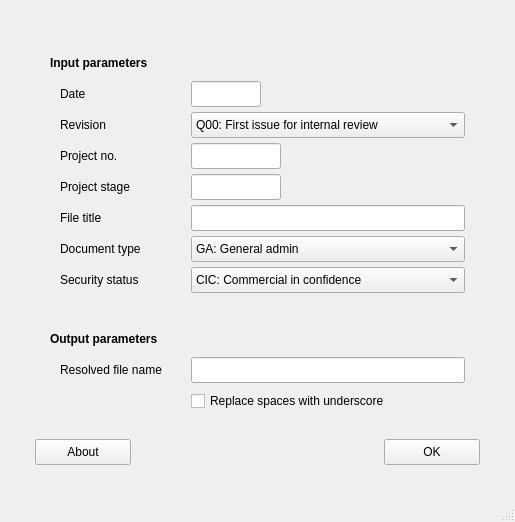
<?xml version="1.0" encoding="UTF-8"?>
<ui version="4.0">
 <class>MainWindow</class>
 <widget class="QMainWindow" name="MainWindow">
  <property name="geometry">
   <rect>
    <x>0</x>
    <y>0</y>
    <width>494</width>
    <height>522</height>
   </rect>
  </property>
  <property name="windowTitle">
   <string>MainWindow</string>
  </property>
  <property name="toolTip">
   <string/>
  </property>
  <property name="statusTip">
   <string/>
  </property>
  <widget class="QWidget" name="centralwidget">
   <layout class="QGridLayout" name="gridLayout">
    <property name="leftMargin">
     <number>35</number>
    </property>
    <property name="topMargin">
     <number>35</number>
    </property>
    <property name="rightMargin">
     <number>35</number>
    </property>
    <property name="bottomMargin">
     <number>35</number>
    </property>
    <property name="spacing">
     <number>0</number>
    </property>
    <item row="0" column="0">
     <widget class="QWidget" name="widget_2" native="true">
      <property name="sizePolicy">
       <sizepolicy hsizetype="Minimum" vsizetype="Minimum">
        <horstretch>0</horstretch>
        <verstretch>0</verstretch>
       </sizepolicy>
      </property>
      <layout class="QVBoxLayout" name="verticalLayout">
       <property name="spacing">
        <number>0</number>
       </property>
       <property name="leftMargin">
        <number>0</number>
       </property>
       <property name="topMargin">
        <number>0</number>
       </property>
       <property name="rightMargin">
        <number>0</number>
       </property>
       <property name="bottomMargin">
        <number>0</number>
       </property>
       <item>
        <widget class="QFrame" name="frame_userio">
         <layout class="QVBoxLayout" name="verticalLayout_2">
          <property name="spacing">
           <number>0</number>
          </property>
          <property name="leftMargin">
           <number>15</number>
          </property>
          <property name="topMargin">
           <number>15</number>
          </property>
          <property name="rightMargin">
           <number>15</number>
          </property>
          <property name="bottomMargin">
           <number>15</number>
          </property>
          <item>
           <widget class="QLabel" name="label_21">
            <property name="minimumSize">
             <size>
              <width>121</width>
              <height>26</height>
             </size>
            </property>
            <property name="maximumSize">
             <size>
              <width>16777215</width>
              <height>26</height>
             </size>
            </property>
            <property name="toolTip">
             <string>Date in YYMMDD (i.e. 201231) or YYYYMMDD (i.e. 20201231) format.</string>
            </property>
            <property name="statusTip">
             <string>Date in YYMMDD (i.e. 201231) or YYYYMMDD (i.e. 20201231) format.</string>
            </property>
            <property name="text">
             <string>&lt;b&gt;Input parameters&lt;b&gt;</string>
            </property>
            <property name="alignment">
             <set>Qt::AlignLeading|Qt::AlignLeft|Qt::AlignVCenter</set>
            </property>
           </widget>
          </item>
          <item>
           <spacer name="verticalSpacer_4">
            <property name="orientation">
             <enum>Qt::Vertical</enum>
            </property>
            <property name="sizeType">
             <enum>QSizePolicy::Fixed</enum>
            </property>
            <property name="sizeHint" stdset="0">
             <size>
              <width>20</width>
              <height>5</height>
             </size>
            </property>
           </spacer>
          </item>
          <item>
           <layout class="QHBoxLayout" name="horizontalLayout">
            <property name="spacing">
             <number>0</number>
            </property>
            <item>
             <spacer name="horizontalSpacer_2">
              <property name="orientation">
               <enum>Qt::Horizontal</enum>
              </property>
              <property name="sizeType">
               <enum>QSizePolicy::Fixed</enum>
              </property>
              <property name="sizeHint" stdset="0">
               <size>
                <width>10</width>
                <height>20</height>
               </size>
              </property>
             </spacer>
            </item>
            <item>
             <layout class="QFormLayout" name="formLayout">
              <property name="horizontalSpacing">
               <number>10</number>
              </property>
              <property name="verticalSpacing">
               <number>5</number>
              </property>
              <item row="0" column="0">
               <widget class="QLabel" name="label_16">
                <property name="minimumSize">
                 <size>
                  <width>121</width>
                  <height>26</height>
                 </size>
                </property>
                <property name="maximumSize">
                 <size>
                  <width>121</width>
                  <height>26</height>
                 </size>
                </property>
                <property name="toolTip">
                 <string>Date in YYMMDD (i.e. 201231) or YYYYMMDD (i.e. 20201231) format.</string>
                </property>
                <property name="statusTip">
                 <string>Date in YYMMDD (i.e. 201231) or YYYYMMDD (i.e. 20201231) format.</string>
                </property>
                <property name="text">
                 <string>Date</string>
                </property>
                <property name="alignment">
                 <set>Qt::AlignLeading|Qt::AlignLeft|Qt::AlignVCenter</set>
                </property>
               </widget>
              </item>
              <item row="0" column="1">
               <widget class="QLineEdit" name="lineEdit_1_date">
                <property name="minimumSize">
                 <size>
                  <width>0</width>
                  <height>26</height>
                 </size>
                </property>
                <property name="maximumSize">
                 <size>
                  <width>70</width>
                  <height>26</height>
                 </size>
                </property>
                <property name="text">
                 <string/>
                </property>
               </widget>
              </item>
              <item row="1" column="0">
               <widget class="QLabel" name="label_15">
                <property name="minimumSize">
                 <size>
                  <width>121</width>
                  <height>26</height>
                 </size>
                </property>
                <property name="maximumSize">
                 <size>
                  <width>121</width>
                  <height>26</height>
                 </size>
                </property>
                <property name="toolTip">
                 <string>Revision indicator.</string>
                </property>
                <property name="statusTip">
                 <string>Revision indicator.</string>
                </property>
                <property name="text">
                 <string>Revision</string>
                </property>
                <property name="alignment">
                 <set>Qt::AlignLeading|Qt::AlignLeft|Qt::AlignVCenter</set>
                </property>
               </widget>
              </item>
              <item row="1" column="1">
               <widget class="QComboBox" name="comboBox_2_revision">
                <property name="minimumSize">
                 <size>
                  <width>0</width>
                  <height>26</height>
                 </size>
                </property>
                <property name="maximumSize">
                 <size>
                  <width>16777215</width>
                  <height>26</height>
                 </size>
                </property>
                <item>
                 <property name="text">
                  <string>Q00: First issue for internal review</string>
                 </property>
                </item>
                <item>
                 <property name="text">
                  <string>Q01: Reviewer's comments</string>
                 </property>
                </item>
                <item>
                 <property name="text">
                  <string>Q02: Authoriser's comments</string>
                 </property>
                </item>
                <item>
                 <property name="text">
                  <string>D00: First issue to others for comment</string>
                 </property>
                </item>
                <item>
                 <property name="text">
                  <string>D01: Sub-sequent external reviews</string>
                 </property>
                </item>
                <item>
                 <property name="text">
                  <string>R00: First issue</string>
                 </property>
                </item>
                <item>
                 <property name="text">
                  <string>R01: Second issue</string>
                 </property>
                </item>
               </widget>
              </item>
              <item row="2" column="0">
               <widget class="QLabel" name="label_14">
                <property name="minimumSize">
                 <size>
                  <width>121</width>
                  <height>26</height>
                 </size>
                </property>
                <property name="maximumSize">
                 <size>
                  <width>121</width>
                  <height>26</height>
                 </size>
                </property>
                <property name="toolTip">
                 <string>Project number.</string>
                </property>
                <property name="statusTip">
                 <string>Project number.</string>
                </property>
                <property name="text">
                 <string>Project no.</string>
                </property>
                <property name="alignment">
                 <set>Qt::AlignLeading|Qt::AlignLeft|Qt::AlignVCenter</set>
                </property>
               </widget>
              </item>
              <item row="2" column="1">
               <widget class="QLineEdit" name="lineEdit_3_project_no">
                <property name="minimumSize">
                 <size>
                  <width>0</width>
                  <height>26</height>
                 </size>
                </property>
                <property name="maximumSize">
                 <size>
                  <width>90</width>
                  <height>26</height>
                 </size>
                </property>
                <property name="text">
                 <string/>
                </property>
               </widget>
              </item>
              <item row="3" column="0">
               <widget class="QLabel" name="label_17">
                <property name="minimumSize">
                 <size>
                  <width>121</width>
                  <height>26</height>
                 </size>
                </property>
                <property name="maximumSize">
                 <size>
                  <width>121</width>
                  <height>26</height>
                 </size>
                </property>
                <property name="toolTip">
                 <string>Project stage.</string>
                </property>
                <property name="statusTip">
                 <string>Project stage.</string>
                </property>
                <property name="text">
                 <string>Project stage</string>
                </property>
                <property name="alignment">
                 <set>Qt::AlignLeading|Qt::AlignLeft|Qt::AlignVCenter</set>
                </property>
               </widget>
              </item>
              <item row="3" column="1">
               <widget class="QLineEdit" name="lineEdit_4_project_stage">
                <property name="minimumSize">
                 <size>
                  <width>0</width>
                  <height>26</height>
                 </size>
                </property>
                <property name="maximumSize">
                 <size>
                  <width>90</width>
                  <height>26</height>
                 </size>
                </property>
                <property name="text">
                 <string/>
                </property>
               </widget>
              </item>
              <item row="4" column="0">
               <widget class="QLabel" name="label_18">
                <property name="minimumSize">
                 <size>
                  <width>121</width>
                  <height>26</height>
                 </size>
                </property>
                <property name="maximumSize">
                 <size>
                  <width>121</width>
                  <height>26</height>
                 </size>
                </property>
                <property name="toolTip">
                 <string>File title in plain English.</string>
                </property>
                <property name="statusTip">
                 <string>File title in plain English.</string>
                </property>
                <property name="text">
                 <string>File title</string>
                </property>
                <property name="alignment">
                 <set>Qt::AlignLeading|Qt::AlignLeft|Qt::AlignVCenter</set>
                </property>
               </widget>
              </item>
              <item row="4" column="1">
               <widget class="QLineEdit" name="lineEdit_5_title">
                <property name="minimumSize">
                 <size>
                  <width>200</width>
                  <height>26</height>
                 </size>
                </property>
                <property name="maximumSize">
                 <size>
                  <width>16777215</width>
                  <height>26</height>
                 </size>
                </property>
                <property name="text">
                 <string/>
                </property>
               </widget>
              </item>
              <item row="5" column="0">
               <widget class="QLabel" name="label_19">
                <property name="minimumSize">
                 <size>
                  <width>121</width>
                  <height>26</height>
                 </size>
                </property>
                <property name="maximumSize">
                 <size>
                  <width>121</width>
                  <height>26</height>
                 </size>
                </property>
                <property name="toolTip">
                 <string>Document type.</string>
                </property>
                <property name="statusTip">
                 <string>Document type.</string>
                </property>
                <property name="text">
                 <string>Document type</string>
                </property>
                <property name="alignment">
                 <set>Qt::AlignLeading|Qt::AlignLeft|Qt::AlignVCenter</set>
                </property>
               </widget>
              </item>
              <item row="5" column="1">
               <widget class="QComboBox" name="comboBox_6_type">
                <property name="minimumSize">
                 <size>
                  <width>0</width>
                  <height>26</height>
                 </size>
                </property>
                <property name="maximumSize">
                 <size>
                  <width>16777215</width>
                  <height>26</height>
                 </size>
                </property>
                <item>
                 <property name="text">
                  <string>GA: General admin</string>
                 </property>
                </item>
                <item>
                 <property name="text">
                  <string>MD: Marketing</string>
                 </property>
                </item>
                <item>
                 <property name="text">
                  <string>FP: Fee proposal</string>
                 </property>
                </item>
                <item>
                 <property name="text">
                  <string>LT: Letter</string>
                 </property>
                </item>
                <item>
                 <property name="text">
                  <string>DN: Design note</string>
                 </property>
                </item>
                <item>
                 <property name="text">
                  <string>OF: Outline strategy</string>
                 </property>
                </item>
                <item>
                 <property name="text">
                  <string>DF: Detailed strategy</string>
                 </property>
                </item>
                <item>
                 <property name="text">
                  <string>RF: Retrospective strategy</string>
                 </property>
                </item>
                <item>
                 <property name="text">
                  <string>FA: Fire risk assessment</string>
                 </property>
                </item>
                <item>
                 <property name="text">
                  <string>FS: Fire survey report</string>
                 </property>
                </item>
                <item>
                 <property name="text">
                  <string>FN: File note</string>
                 </property>
                </item>
                <item>
                 <property name="text">
                  <string>MN: Meeting notes</string>
                 </property>
                </item>
                <item>
                 <property name="text">
                  <string>CS: Calculation sheet</string>
                 </property>
                </item>
                <item>
                 <property name="text">
                  <string>SK: Sketch</string>
                 </property>
                </item>
                <item>
                 <property name="text">
                  <string>DW: Drawing</string>
                 </property>
                </item>
                <item>
                 <property name="text">
                  <string>XO: Expert opinion</string>
                 </property>
                </item>
               </widget>
              </item>
              <item row="6" column="0">
               <widget class="QLabel" name="label_20">
                <property name="minimumSize">
                 <size>
                  <width>121</width>
                  <height>26</height>
                 </size>
                </property>
                <property name="maximumSize">
                 <size>
                  <width>121</width>
                  <height>26</height>
                 </size>
                </property>
                <property name="toolTip">
                 <string>Security status.</string>
                </property>
                <property name="statusTip">
                 <string>Security status.</string>
                </property>
                <property name="text">
                 <string>Security status</string>
                </property>
                <property name="alignment">
                 <set>Qt::AlignLeading|Qt::AlignLeft|Qt::AlignVCenter</set>
                </property>
               </widget>
              </item>
              <item row="6" column="1">
               <widget class="QComboBox" name="comboBox_7_security_status">
                <property name="minimumSize">
                 <size>
                  <width>0</width>
                  <height>26</height>
                 </size>
                </property>
                <property name="maximumSize">
                 <size>
                  <width>16777215</width>
                  <height>26</height>
                 </size>
                </property>
                <item>
                 <property name="text">
                  <string>CIC: Commercial in confidence</string>
                 </property>
                </item>
                <item>
                 <property name="text">
                  <string>WPC: Without prejudice and confidential</string>
                 </property>
                </item>
                <item>
                 <property name="text">
                  <string>SDS: Secure document</string>
                 </property>
                </item>
                <item>
                 <property name="text">
                  <string>FID: Free issue document (no security status)</string>
                 </property>
                </item>
               </widget>
              </item>
             </layout>
            </item>
           </layout>
          </item>
          <item>
           <spacer name="verticalSpacer_2">
            <property name="orientation">
             <enum>Qt::Vertical</enum>
            </property>
            <property name="sizeType">
             <enum>QSizePolicy::Fixed</enum>
            </property>
            <property name="sizeHint" stdset="0">
             <size>
              <width>20</width>
              <height>10</height>
             </size>
            </property>
           </spacer>
          </item>
          <item>
           <widget class="QLabel" name="label_22">
            <property name="minimumSize">
             <size>
              <width>121</width>
              <height>26</height>
             </size>
            </property>
            <property name="maximumSize">
             <size>
              <width>16777215</width>
              <height>26</height>
             </size>
            </property>
            <property name="toolTip">
             <string>Date in YYMMDD (i.e. 201231) or YYYYMMDD (i.e. 20201231) format.</string>
            </property>
            <property name="statusTip">
             <string>Date in YYMMDD (i.e. 201231) or YYYYMMDD (i.e. 20201231) format.</string>
            </property>
            <property name="text">
             <string>&lt;b&gt;Output parameters&lt;/b&gt;</string>
            </property>
            <property name="alignment">
             <set>Qt::AlignLeading|Qt::AlignLeft|Qt::AlignVCenter</set>
            </property>
           </widget>
          </item>
          <item>
           <spacer name="verticalSpacer_3">
            <property name="orientation">
             <enum>Qt::Vertical</enum>
            </property>
            <property name="sizeType">
             <enum>QSizePolicy::Fixed</enum>
            </property>
            <property name="sizeHint" stdset="0">
             <size>
              <width>20</width>
              <height>5</height>
             </size>
            </property>
           </spacer>
          </item>
          <item>
           <layout class="QHBoxLayout" name="horizontalLayout_3">
            <property name="spacing">
             <number>0</number>
            </property>
            <item>
             <spacer name="horizontalSpacer_3">
              <property name="orientation">
               <enum>Qt::Horizontal</enum>
              </property>
              <property name="sizeType">
               <enum>QSizePolicy::Fixed</enum>
              </property>
              <property name="sizeHint" stdset="0">
               <size>
                <width>10</width>
                <height>20</height>
               </size>
              </property>
             </spacer>
            </item>
            <item>
             <layout class="QGridLayout" name="gridLayout_2">
              <property name="horizontalSpacing">
               <number>10</number>
              </property>
              <property name="verticalSpacing">
               <number>5</number>
              </property>
              <item row="0" column="1">
               <widget class="QLineEdit" name="lineEdit_out_result">
                <property name="minimumSize">
                 <size>
                  <width>0</width>
                  <height>26</height>
                 </size>
                </property>
                <property name="maximumSize">
                 <size>
                  <width>16777215</width>
                  <height>26</height>
                 </size>
                </property>
                <property name="toolTip">
                 <string>Composed file name.</string>
                </property>
                <property name="statusTip">
                 <string>Composed file name.</string>
                </property>
               </widget>
              </item>
              <item row="0" column="0">
               <widget class="QLabel" name="label_23">
                <property name="minimumSize">
                 <size>
                  <width>121</width>
                  <height>26</height>
                 </size>
                </property>
                <property name="maximumSize">
                 <size>
                  <width>121</width>
                  <height>26</height>
                 </size>
                </property>
                <property name="toolTip">
                 <string>Security status.</string>
                </property>
                <property name="statusTip">
                 <string>Security status.</string>
                </property>
                <property name="text">
                 <string>Resolved file name</string>
                </property>
                <property name="alignment">
                 <set>Qt::AlignLeading|Qt::AlignLeft|Qt::AlignVCenter</set>
                </property>
               </widget>
              </item>
              <item row="1" column="1">
               <widget class="QCheckBox" name="checkBox_replace_spaces">
                <property name="maximumSize">
                 <size>
                  <width>16777215</width>
                  <height>26</height>
                 </size>
                </property>
                <property name="toolTip">
                 <string>Replace all spaces in the file name with underscore `_`.</string>
                </property>
                <property name="statusTip">
                 <string>Replace all spaces in the file name with underscore `_`.</string>
                </property>
                <property name="text">
                 <string>Replace spaces with underscore</string>
                </property>
               </widget>
              </item>
             </layout>
            </item>
           </layout>
          </item>
         </layout>
        </widget>
       </item>
       <item>
        <spacer name="verticalSpacer">
         <property name="orientation">
          <enum>Qt::Vertical</enum>
         </property>
         <property name="sizeType">
          <enum>QSizePolicy::Minimum</enum>
         </property>
         <property name="sizeHint" stdset="0">
          <size>
           <width>20</width>
           <height>10</height>
          </size>
         </property>
        </spacer>
       </item>
       <item>
        <layout class="QHBoxLayout" name="horizontalLayout_2">
         <property name="spacing">
          <number>0</number>
         </property>
         <item>
          <widget class="QPushButton" name="pushButton_about">
           <property name="sizePolicy">
            <sizepolicy hsizetype="Preferred" vsizetype="Preferred">
             <horstretch>0</horstretch>
             <verstretch>0</verstretch>
            </sizepolicy>
           </property>
           <property name="minimumSize">
            <size>
             <width>96</width>
             <height>26</height>
            </size>
           </property>
           <property name="maximumSize">
            <size>
             <width>96</width>
             <height>26</height>
            </size>
           </property>
           <property name="toolTip">
            <string>Click (or press Enter) to copy the generated file name.</string>
           </property>
           <property name="statusTip">
            <string>Click (or press Enter) to copy the generated file name.</string>
           </property>
           <property name="text">
            <string>About</string>
           </property>
          </widget>
         </item>
         <item>
          <spacer name="horizontalSpacer">
           <property name="font">
            <font>
             <pointsize>10</pointsize>
            </font>
           </property>
           <property name="orientation">
            <enum>Qt::Horizontal</enum>
           </property>
           <property name="sizeHint" stdset="0">
            <size>
             <width>40</width>
             <height>20</height>
            </size>
           </property>
          </spacer>
         </item>
         <item>
          <widget class="QPushButton" name="pushButton_ok">
           <property name="sizePolicy">
            <sizepolicy hsizetype="Preferred" vsizetype="Preferred">
             <horstretch>0</horstretch>
             <verstretch>0</verstretch>
            </sizepolicy>
           </property>
           <property name="minimumSize">
            <size>
             <width>96</width>
             <height>26</height>
            </size>
           </property>
           <property name="maximumSize">
            <size>
             <width>96</width>
             <height>26</height>
            </size>
           </property>
           <property name="toolTip">
            <string>Click (or press Enter) to copy the generated file name.</string>
           </property>
           <property name="statusTip">
            <string>Click (or press Enter) to copy the generated file name.</string>
           </property>
           <property name="text">
            <string>OK</string>
           </property>
          </widget>
         </item>
        </layout>
       </item>
      </layout>
     </widget>
    </item>
   </layout>
  </widget>
  <widget class="QMenuBar" name="menubar">
   <property name="geometry">
    <rect>
     <x>0</x>
     <y>0</y>
     <width>494</width>
     <height>22</height>
    </rect>
   </property>
  </widget>
  <widget class="QStatusBar" name="statusbar"/>
 </widget>
 <tabstops>
  <tabstop>lineEdit_1_date</tabstop>
  <tabstop>comboBox_2_revision</tabstop>
  <tabstop>lineEdit_3_project_no</tabstop>
  <tabstop>lineEdit_4_project_stage</tabstop>
  <tabstop>lineEdit_5_title</tabstop>
  <tabstop>comboBox_6_type</tabstop>
  <tabstop>comboBox_7_security_status</tabstop>
  <tabstop>lineEdit_out_result</tabstop>
  <tabstop>checkBox_replace_spaces</tabstop>
  <tabstop>pushButton_ok</tabstop>
  <tabstop>pushButton_about</tabstop>
 </tabstops>
 <resources/>
 <connections/>
</ui>
